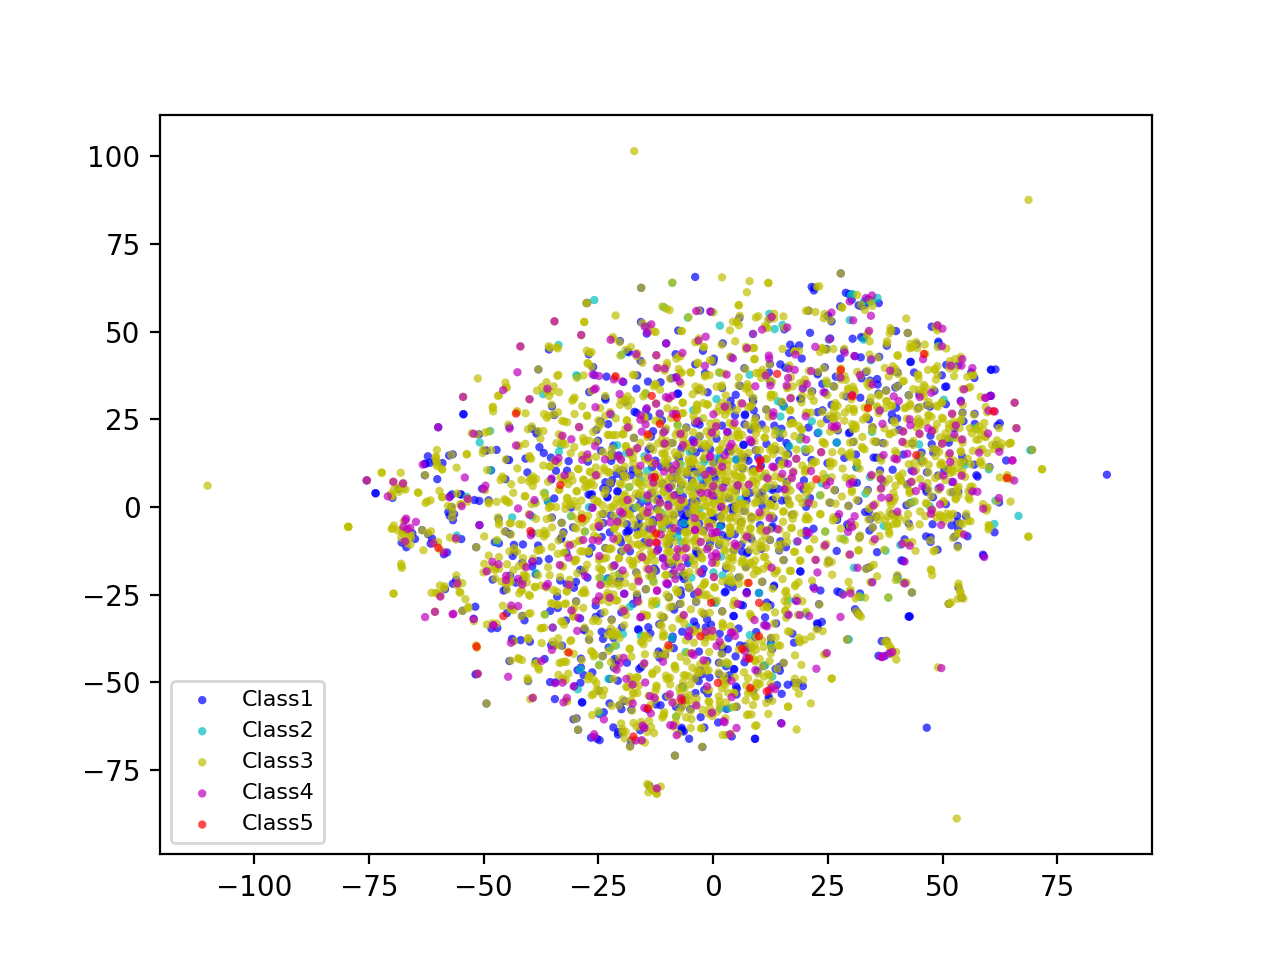

This chart was generated by the following Python code:
from keras.models import load_model
from keras.preprocessing.text import Tokenizer
from keras.preprocessing.sequence import pad_sequences
from keras import backend as K
import sys
import csv
import numpy as np
from numpy import genfromtxt

import matplotlib
matplotlib.use('Agg')
from matplotlib import pyplot as plt
from sklearn.manifold import TSNE

def RMSE(y_true, y_pred):
    y_pred = K.clip(y_pred, 1.0, 5.0)
    return K.sqrt(K.mean(K.square(y_pred - y_true), axis=-1))

model = load_model(sys.argv[1], custom_objects={'RMSE': RMSE})

weights = np.array(model.get_layer(name="embedding_1").get_weights()).squeeze()
#print(weights.shape)
#np.save("movie_emb.npy")

with open(sys.argv[2], 'r', encoding='utf-8', errors='ignore') as f:
    movies_temp = f.readlines()
    movies = [m.replace('\n','').split('::') for m in movies_temp][1:]
    x = [int(m[0]) for m in movies]

    for i in range(len(movies)):
    	for j in ['Action', 'Adventure', 'War', 'Documentary', 'Western']:
    		movies[i][2] = movies[i][2].replace(j, 'Action')
    	for j in ['Crime', 'Film-Noir', 'Horror', 'Thriller']:
    		movies[i][2] = movies[i][2].replace(j, 'Crime')
    	for j in ['Comedy', 'Drama', 'Musical', 'Romance']:
    		movies[i][2] = movies[i][2].replace(j, 'Comedy')
    	for j in ['Fantasy', 'Mystery', 'Sci-Fi']:
    		movies[i][2] = movies[i][2].replace(j, 'Fantasy')
    	for j in ['Animation', "Children's"]:
    		movies[i][2] = movies[i][2].replace(j, 'Animation')

    genres = []
    for m in movies:
        gs = m[2].split('|')
        for g in gs:
            if g not in genres:
                genres.append(g)
    genres = sorted(genres)
    tmp = np.zeros((len(movies), len(genres)))
    for i in range(len(movies)):
        for j in range(len(genres)):
            t = movies[i][2].split('|')
            if (genres[j] in t):
                tmp[i][j] = 1
    movies_genres = np.array(tmp)
    print(genres)
    y = np.argmax(movies_genres, axis=1)
    x = np.array(weights)

    vis_data = TSNE(n_components=2, perplexity=10).fit_transform(x)
    vis_x = vis_data[:,0]
    vis_y = vis_data[:,1]

    data = []
    for i in range(5):
    	data.append([[], []])
    for i in range(len(y)):
    	data[y[i]][0].append(vis_x[i])
    	data[y[i]][1].append(vis_y[i])
    data = np.array(data)

    colors = ['b', 'c', 'y', 'm', 'r']
    sc0 = plt.scatter(data[0][0], data[0][1], marker='.', color=colors[0], alpha=0.7, edgecolors='none')
    sc1 = plt.scatter(data[1][0], data[1][1], marker='.', color=colors[1], alpha=0.7, edgecolors='none')
    sc2 = plt.scatter(data[2][0], data[2][1], marker='.', color=colors[2], alpha=0.7, edgecolors='none')
    sc3 = plt.scatter(data[3][0], data[3][1], marker='.', color=colors[3], alpha=0.7, edgecolors='none')
    sc4 = plt.scatter(data[4][0], data[4][1], marker='.', color=colors[4], alpha=0.7, edgecolors='none')

    #cm = plt.cm.get_cmap('Set1')
    #sc = plt.scatter(vis_x, vis_y, marker='.', c=y, cmap = cm)
    #plt.colorbar(sc)
    plt.legend((sc0, sc1, sc2, sc3, sc4),
           iter(['Class1', 'Class2', 'Class3', 'Class4', 'Class5']),
           loc='lower left',
           ncol=1,
           fontsize=8)
    plt.show()
    fig = plt.gcf()
    fig.savefig('tsne.png', dpi=200)
    
